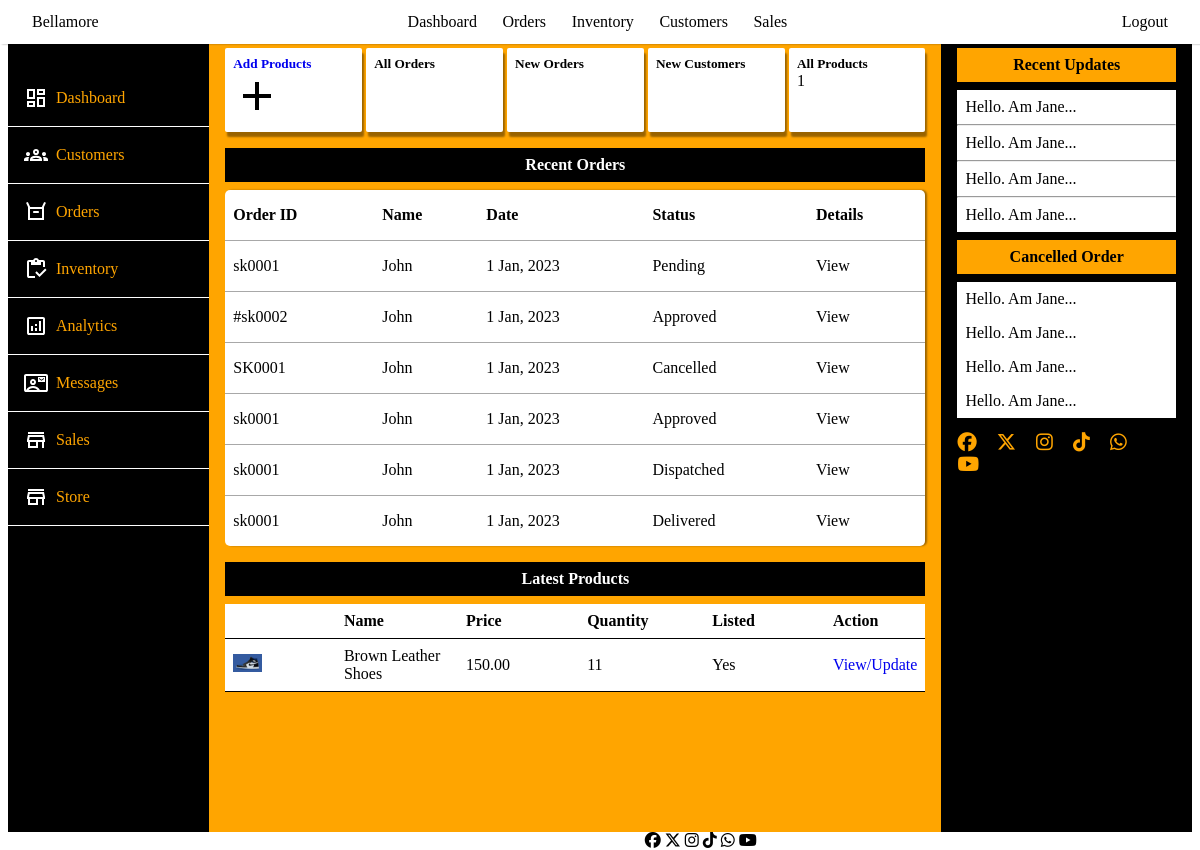
The app's page /admin_portal, older data.
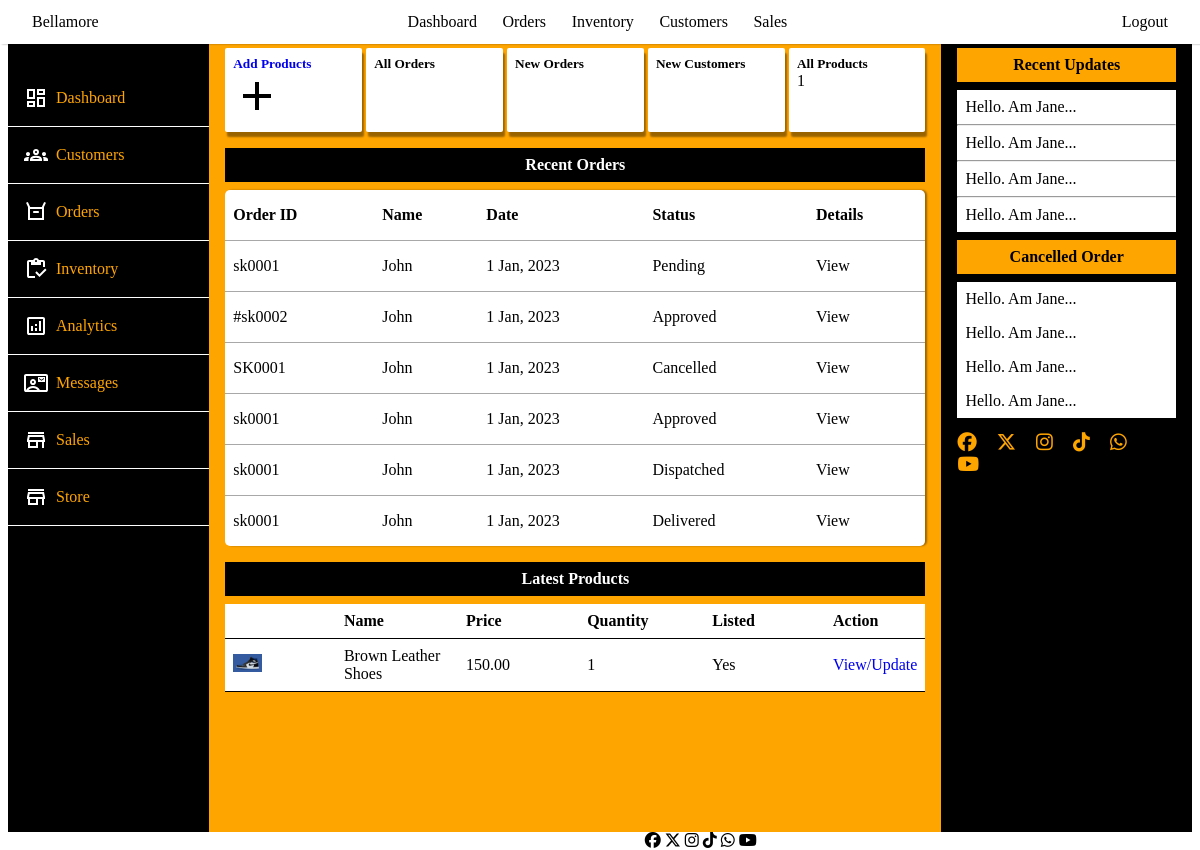
The same page, newer data.
### store/models.py (models this page shows, shortened)
class Product(models.Model):
    profile_image = models.ImageField(upload_to='uploads/products', null=True, blank=True, default='media/default/product.png')
    name = models.CharField(max_length=255, verbose_name='Product Name')
    price = models.DecimalField(max_digits=12, decimal_places=2)
    description = models.TextField(verbose_name='Product Description', blank=True, null=True)
    is_sale = models.BooleanField(default=False)
    sale_price = models.DecimalField(max_digits=12, decimal_places=2, null=True, blank=True)
    discount = models.DecimalField(default=0, max_digits=9, decimal_places=2, null=True, blank=True)
    percentage_discount = models.DecimalField(default=0, max_digits=5, decimal_places=0, null=True, blank=True)
    created_at = models.DateTimeField(auto_now_add=True)
    is_listed = models.BooleanField(default=True)
    is_featured = models.BooleanField(default=True)
    slug = models.SlugField(unique=True, blank=True, null=True)
    key_words = models.CharField(max_length=255, blank=True, null=True)
    stock_quantity = models.IntegerField(default=1)
    brand = models.CharField(max_length=255, blank=True, null=True)
    material = models.CharField(max_length=255, blank=True, null=True)
    category = TreeForeignKey(Category, on_delete=models.CASCADE, related_name='products', null=True, blank=True)
    color = models.ManyToManyField(Color, related_name='products', blank=True)
    size = models.ManyToManyField(Size, related_name='products', blank=True)
    @property
    def imageURL(self):
        try:
            url = self.profile_image.url
        except:
            url = ''
        return url

### admin_portal/views.py (the view)
# urls.py: path('admin_portal', views.admin_portal, name='admin_portal'),
def admin_portal(request):
    products = Product.objects.all()
    latest_products = products.order_by('-created_at')[:10]
    context = {
        'products':products,
        'latest_products': latest_products,
    }
    return render(request, 'admin_portal/admin_portal.html', context)

### cart/context_processors.py (called while the page is built)
def cart(request):
    return {'cart': Cart(request)}

### admin_portal/templates/admin_portal/admin_portal.html (shortened to what this page needs)
{% extends 'admin_portal/base.html' %}
{% block content %}
<div class="container">
    <div class="side-bar">
        <div class="menu-item"> <a href="{% url 'admin_portal' %}"> Dashboard</a></div>
        <div class="menu-item"> <a href="#"> Customers</a></div>
        <div class="menu-item"> <a href="#"> Orders</a></div>
        <div class="menu-item"> <a href="#"> Inventory</a></div>
        <div class="menu-item"> <a href="#"> Analytics</a></div>
        <div class="menu-item"> <a href="#"> Messages</a></div>
        <div class="menu-item"><svg xmlns="http://www.w3.org/2000/svg" height="24" viewBox="0 -960 960 960" width="24"><path d="M160-720v-80h640v80H160Zm0 560v-240h-40v-80l40-200h640l40 200v80h-40v240h-80v-240H560v240H160Zm80-80h240v-160H240v160Zm-38-240h556-556Zm0 0h556l-24-120H226l-24 120Z"/></svg> <a href="#"> Sales </a></div>
        <div class="menu-item"><svg xmlns="http://www.w3.org/2000/svg" height="24" viewBox="0 -960 960 960" width="24"><path d="M160-720v-80h640v80H160Zm0 560v-240h-40v-80l40-200h640l40 200v80h-40v240h-80v-240H560v240H160Zm80-80h240v-160H240v160Zm-38-240h556-556Zm0 0h556l-24-120H226l-24 120Z"/></svg> <a href="{% url 'home' %}"> Store </a></div>
    </div>
    <div class="content">
        <div class="main-content">
            <div class="leading">
                <div class="lead">
                   <a href="{% url 'add_product' %}"> <h5>Add Products</h5>
                    <svg xmlns="http://www.w3.org/2000/svg" height="24" viewBox="0 -960 960 960" width="24"><path d="M440-440H200v-80h240v-240h80v240h240v80H520v240h-80v-240Z"/></svg></a>
                </div>
                <div class="lead">
                    <h5>All Orders</h5>
                </div>
                <div class="lead">
                    <h5>New Orders</h5>
                </div>
                <div class="lead">
                    <h5>New Customers</h5>
                </div>
                <div class="lead">
                    <h5>All Products</h5>
                    <p>{{ products | length }}</p>
                </div>
            </div>
            <section>
            <div class="orders">
                <h4 class="admin-main-headings">Recent Orders</h4>
                <table>
                    <thead>
                        <tr>
                            <th>Order ID</th>
                            <th>Name</th>
                            <th>Date</th>
                            <th>Status</th>
                            <th>Details</th>
                        </tr>
                    </thead>
                    <tbody>
                        <tr>
                            <td>sk0001</td>
                            <td>John</td>
                            <td>1 Jan, 2023</td>
                            <td>Pending</td>
                            <td>View</td>
                        </tr>
                        <tr>
                            <td>#sk0002</td>
                            <td>John</td>
                            <td>1 Jan, 2023</td>
                            <td>Approved</td>
                            <td>View</td>
                        </tr>
                        <tr>
                            <td>SK0001</td>
                            <td>John</td>
                            <td>1 Jan, 2023</td>
                            <td>Cancelled</td>
                            <td>View</td>
                        </tr>
                        <tr>
                            <td>sk0001</td>
                            <td>John</td>
                            <td>1 Jan, 2023</td>
                            <td>Approved</td>
                            <td>View</td>
                        </tr>
                        <tr>
                            <td>sk0001</td>
                            <td>John</td>
                            <td>1 Jan, 2023</td>
                            <td>Dispatched</td>
                            <td>View</td>
                        </tr>
                        <tr>
                            <td>sk0001</td>
                            <td>John</td>
                            <td>1 Jan, 2023</td>
                            <td>Delivered</td>
                            <td>View</td>
                        </tr>
                    </tbody>
                </table>
            </div>
        </section>
        <section>
            <h4 class="admin-main-headings">Latest Products</h4>
            <div class="inventory">
                <table>
                    <thead>
                        <tr>
                            <th></th>
                            <th>Name</th>
                            <th>Price</th>
                            <th>Quantity</th>
                            <th>Listed</th>
                            <th>Action</th>
                        </tr>
                    </thead>
                    <tbody>
                        {% for product in latest_products %}
                        <tr>
                            <td><img src="{{product.imageURL}}" alt="" width="30%"></td>
                            <td>{{ product.name }}</td>
                            <td>{{ product.price }}</td>
                            <td>{{ product.stock_quantity }}</td>
                            {% if product.is_listed %}
                            <td>Yes</td>
                            {% else %}
                            <td>No</td>
                            {% endif %}
                            <td><a href="{% url 'product_inventory' product.id %}">View/Update</a></td>
                        </tr>
                        {% endfor %}
                    </tbody>
                </table>
            </div>
        </section>
        </div>
        <div class="side-right">
            <h4 class="admin-side-headings">Recent Updates</h4>
            <div class="updates">
                <div class="update">
                    <p>Hello. Am Jane...</p>
                </div>
                <hr>
                <div class="update">
                    <p>Hello. Am Jane...</p>
                </div>
                <hr>
                <div class="update">
                    <p>Hello. Am Jane...</p>
                </div>
                <hr>
                <div class="update">
                    <p>Hello. Am Jane...</p>
                </div>
            </div>
            <h4 class="admin-side-headings">Cancelled Order</h4>
            <div class="cancelled_orders">
                <div class="cancelled_order">
                    <p>Hello. Am Jane...</p>
                </div>
                <div class="cancelled_order">
                    <p>Hello. Am Jane...</p>
                </div>
                <div class="cancelled_order">
                    <p>Hello. Am Jane...</p>
                </div>
                <div class="cancelled_order">
                    <p>Hello. Am Jane...</p>
                </div>
            </div>
            <div class="socials">
                <span><i class="fa-brands fa-facebook"></i></span>
                <span><i class="fa-brands fa-x-twitter"></i></span>
                <span><i class="fa-brands fa-instagram"></i></span>
                <span><i class="fa-brands fa-tiktok"></i></span>
                <span><i class="fa-brands fa-whatsapp"></i></span>
                <span><i class="fa-brands fa-youtube"></i></span>
            </div>
        </div>
    </div>
    {% include 'admin_portal/footer.html' %}
</div>
</div>
{% endblock content %}

### admin_portal/templates/admin_portal/base.html (shortened to what this page needs)
{% load static %}
<!DOCTYPE html>
<html lang="en">
<head>
    <link rel="stylesheet" href="{% static 'css/admin_portal/admin_portal.css' %}">
    <link rel="stylesheet" href="{% static 'css/admin_portal/navbar.css' %}">
    <link rel="stylesheet" href="{% static 'css/admin_portal/product_form.css' %}">
    <link rel="stylesheet" href="{% static 'css/admin_portal/inventory.css' %}">
    <link rel="stylesheet" href="https://cdnjs.cloudflare.com/ajax/libs/font-awesome/6.5.1/css/all.min.css">
</head>
<body>
    <div class="admin-dashboard">
        {% include 'admin_portal/navbar.html' %}
    {% block content %}
    {% endblock content %}
</body>
</html>

### admin_portal/templates/admin_portal/navbar.html (shortened to what this page needs)
<nav>
    <div class="navbar">
        <div class="navbar-mobile">
            <a href="{% url 'home' %}" class="logo">Bellamore</a>
        </div>
        <div class="navbar-links" id="navbar-links">
            <ul>
                <li><a href="{% url 'admin_portal' %}">Dashboard</a></li>
                <li><a href="#">Orders</a></li>
                <li><a href="{% url 'inventory' %}">Inventory</a></li>
                <li><a href="#">Customers</a></li>
                <li><a href="#">Sales</a></li>
                <li class="dropdown hide-on-mobile">
                </li>
            </ul>
        </div>
        <div class="cart">
            <a href="{% url 'signout' %}" class="login-button" id="login-button">Logout</a>
        </div>
    </div>
</nav>

### admin_portal/templates/admin_portal/footer.html
    <div class="footer">
        <span><i class="fa-brands fa-facebook"></i></span>
        <span><i class="fa-brands fa-x-twitter"></i></span>
        <span><i class="fa-brands fa-instagram"></i></span>
        <span><i class="fa-brands fa-tiktok"></i></span>
        <span><i class="fa-brands fa-whatsapp"></i></span>
        <span><i class="fa-brands fa-youtube"></i></span>
    </div>

### static/css/admin_portal/admin_portal.css (style rules this page uses)
* { padding: 0; margin: 0; box-sizing: border-box; }
:root { --main-color: orange; --white-color: white; --black-color: black; }
html { font-size: 16px; }
body { min-height: 100vh; width: 100%; background-color: var(--white-color); }
a { text-decoration: none; }
.admin-main-headings { text-align: center; background-color: rgb(0, 0, 0); color: rgb(255, 255, 255); padding: .5em 0; margin-bottom: .5em; }
.admin-side-headings { text-align: center; background-color: orange; color: rgb(0, 0, 0); padding: .5em 0; margin-bottom: .5em; }
.admin-dashboard .container { min-height: 100vh; width: 100%; margin-bottom: 0; padding: 0 .5em; }
.admin-dashboard .container .side-bar { min-height: 100vh; width: 17%; padding-top: 2.4em; background-color: rgb(0, 0, 0); position: sticky; position: -webkit-sticky; top: 0; z-index: 100; float: left; }
.admin-dashboard .container .side-bar .menu-item { padding: 1em; border-bottom: 1px solid rgb(254, 254, 254); display: flex; align-items: center; }
.admin-dashboard .container .side-bar .menu-item svg { fill: rgb(255, 255, 255); }
.admin-dashboard .container .side-bar a { margin-left: .5em; color: orange; }
.admin-dashboard .container .content { display: flex; width: 83%; margin-top: 2em; justify-content: space-between; min-height: 100vh; margin-left: 17%; }
.admin-dashboard .container .content .main-content { flex: 66%; padding: 1em; background-color: var(--main-color); }
.admin-dashboard .content .main-content .leading { display: flex; justify-content: space-between; width: 100%; margin-bottom: 1em; }
.admin-dashboard .content .main-content .leading .lead { width: 19.5%; background-color: var(--white-color); border-radius: 2px; box-shadow: 2px 5px 2px rgba(0, 0, 0, 0.4); padding: .5em; }
.admin-dashboard .content .main-content .leading .lead svg { height: 3em; width: 3em; }
.admin-dashboard .main-content .orders { padding-bottom: 1em; }
.admin-dashboard .main-content .orders table { background-color: var(--white-color); width: 100%; border-collapse: collapse; border-radius: 5px; box-shadow: 2px 0 2px rgba(0, 0, 0, 0.4); }
.admin-dashboard .main-content .orders table tr { border-bottom: 1px solid rgba(0, 0, 0, 0.34); }
.admin-dashboard .main-content .orders tbody tr:last-of-type { border-bottom: 1px none; }
.admin-dashboard .main-content .orders table th, .admin-dashboard .main-content .orders table td { padding: 1em .5em; text-align: left; }
.admin-dashboard .container .content .side-right { flex: 17%; padding: 1em; background-color: rgb(0, 0, 0); color: var(--main-color); }
.admin-dashboard .container .content .side-right .updates { background-color: var(--white-color); color: var(--black-color); margin: .5em 0; }
.admin-dashboard .container .content .side-right .updates .update { padding: .5em; }
.admin-dashboard .container .content .side-right .cancelled_orders { background-color: var(--white-color); color: var(--black-color); margin: .5em 0; }
.admin-dashboard .container .content .side-right .cancelled_orders .cancelled_order { padding: .5em; }
.admin-dashboard .container .content .side-right .socials { padding: .3em 0; font-size: 1.2rem; }
.admin-dashboard .container .content .side-right .socials span { padding-right: .8em; }
.admin-dashboard .footer { text-align: center; background-color: rgb(255, 255, 255); color: rgb(0, 0, 0); margin-left: 17%; }

### static/css/admin_portal/navbar.css (style rules this page uses)
.navbar { display: flex; justify-content: space-between; align-items: center; background-color: rgb(255, 255, 255); box-shadow: 2px 0 2px rgba(0, 0, 0, 0.4); font-size: 1rem; color: rgb(255, 255, 255); position: fixed; top: 0; left: 0; right: 0; width: 100%; z-index: 1000; }
.navbar a { color: rgb(0, 0, 0); }
.navbar-links ul { list-style: none; display: flex; }
.navbar-links li { padding: .8em; }
.logo { padding: .6em 2em; }
.cart { padding: .6em 2em; position: relative; }

### static/css/admin_portal/inventory.css (style rules this page uses)
.inventory { width: 100%; }
.inventory table { width: 100%; text-align: left; border-collapse: collapse; background-color: white; }
.inventory table tr { border-bottom: 1px solid black; }
.inventory table th, .inventory table td { width: 20%; padding: .5em; }
.inventory table th:first-of-type, .inventory table td:first-of-type { width: 20%; }
.inventory img { max-height: 50px; }

Row changes from the older to the newer data that the page shows:
changed Product "Brown Leather Shoes": stock_quantity "11" → "1"
